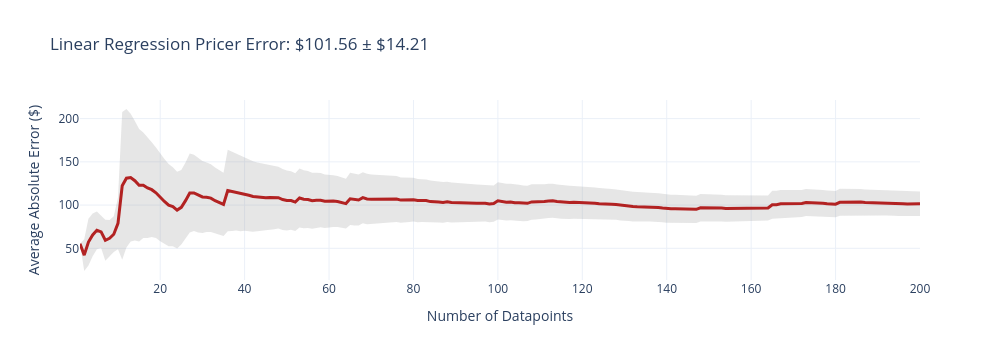
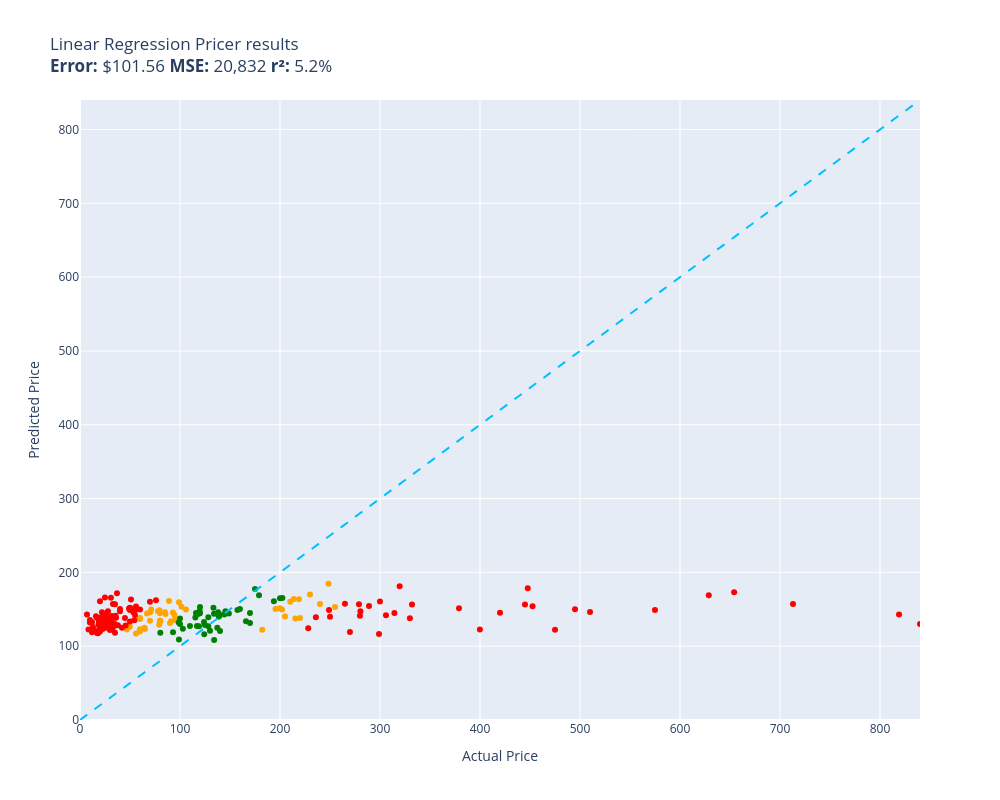

Notebook source saved alongside these figures, in order:
### Code cell
Tester.evaluate(linear_regression_pricer, test)

### Figure 1 — Plotly figure (JSON) as saved in the notebook; plotly's stock layout.template omitted (floating-point values rounded to 4 significant figures; data arrays with more than 128 entries replaced by an {"elided": "..."} marker saying what was removed)
{"data": [{"fill": "toself", "fillcolor": "rgba(128,128,128,0.2)", "hoverinfo": "skip", "line": {"color": "rgba(255,255,255,0)"}, "name": "95% CI", "showlegend": false, "type": "scatter", "x": {"elided": "400 int values"}, "y": {"elided": "400 float values"}}, {"customdata": {"elided": "200x1 float values"}, "hovertemplate": "n=%{x}<br>Avg Error=$%{y:,.2f}<br>±95% CI=$%{customdata[0]:,.2f}<extra></extra>", "line": {"color": "firebrick", "width": 3}, "mode": "lines", "name": "Cumulative Avg Error", "type": "scatter", "x": {"elided": "200 int values"}, "y": {"elided": "200 float values"}}], "layout": {"height": 360, "showlegend": false, "title": {"text": "Linear Regression Pricer Error: $101.56 ± $14.21"}, "width": 1000, "xaxis": {"title": {"text": "Number of Datapoints"}}, "yaxis": {"title": {"text": "Average Absolute Error ($)"}}}}

### Figure 2 — Plotly figure (JSON) as saved in the notebook; plotly's stock layout.template omitted (floating-point values rounded to 4 significant figures)
{"data": [{"customdata": [["Old Blood Noise Excess V2 Distortion Cho...\nGuess=$163.63 Actual=$219.00"], ["RBC12-UPC Replacement Battery Cartridge ...\nGuess=$170.12 Actual=$229.99"], ["ACDelco GM Original Equipment FW339 Fron...\nGuess=$137.41 Actual=$215.33"], ["Panasonic KX-TG6511B DECT 6.0 PLUS Expan...\nGuess=$128.97 Actual=$79.20"], ["GJY Portable TV,10.6 inch Mini TV for AT...\nGuess=$148.61 Actual=$79.36"], ["APS iBoard 6-inch Aluminum (Black Powder...\nGuess=$160.32 Actual=$210.23"], ["HK SYSTEMS 13\" Heavy Duty Black \"Push\" O...\nGuess=$145.83 Actual=$84.95"], ["Clementoni 39132.5 Jigsaw Puzzle 1,000 P...\nGuess=$134.46 Actual=$79.95"], ["Deco Mount Pro Tripod Microphone Stand w...\nGuess=$136.84 Actual=$59.95"], ["Evergreen HSHB2005 Cylinder Head Gasket ...\nGuess=$137.74 Actual=$59.69"], ["Travelpro Platinum Elite Slim Business L...\nGuess=$163.88 Actual=$213.83"], ["JRready ST6313 DT Deutsch Connector Kit,...\nGuess=$151.35 Actual=$199.68"], ["15\" Locking Shower Head Extension Arm in...\nGuess=$134.49 Actual=$79.95"], ["Tidal Front + Rear Fender Flares 4PC Poc...\nGuess=$153.18 Actual=$254.99"], ["Dakota Alert MURS Alert Probe Sensor - M...\nGuess=$138.24 Actual=$219.99"], ["AUTOFREE LED Tail Lights Assembly Compat...\nGuess=$149.72 Actual=$201.99"], ["Webcem Solar Shed Light Outdoor Indoor, ...\nGuess=$147.22 Actual=$77.96"], ["Festool 492370 Platin 2 S1000 Grit 6-Inc...\nGuess=$133.73 Actual=$91.00"], ["DIMARZIO 204284 DP 163FBK Blues Bucker G...\nGuess=$131.38 Actual=$89.99"], ["VLAND LED Smoked Taillights Compatible F...\nGuess=$156.99 Actual=$239.99"], ["LEGO Marvel Avengers War Machine Buster ...\nGuess=$122.87 Actual=$59.95"], ["ANZO USA 111207 GMC SIERRA 99-06 / YUKON...\nGuess=$122.29 Actual=$182.28"], ["Trim Kit for 2-handle Shower & Tub Valve...\nGuess=$135.85 Actual=$94.99"], ["MXR Carbon Copy Deluxe Analog Delay Guit...\nGuess=$150.38 Actual=$195.50"], ["CradlePoint Compact Broadband Router (CB...\nGuess=$161.10 Actual=$89.00"], ["Pyle Wireless Rear View Backup Camera - ...\nGuess=$146.30 Actual=$70.45"], ["Hp Pavilion P7-1257c Motherboard Aahd3-h...\nGuess=$119.87 Actual=$59.86"], ["Auertech Portable Washing Machine, 14lbs...\nGuess=$159.51 Actual=$98.99"], ["Amana Tool - SC587 Carbide Tipped 3-Wing...\nGuess=$149.72 Actual=$71.23"], ["ECCPP Power Steering Pump for 2009-2010 ...\nGuess=$143.66 Actual=$85.48"], ["UPR Mach 1 Chin Spoiler Fits 94-98 Musta...\nGuess=$123.35 Actual=$64.99"], ["SP Air Corporation SP-8102BU 1/4-Inch He...\nGuess=$140.37 Actual=$204.99"], ["Skullcandy Hesh Evo Bluetooth Headphones...\nGuess=$134.58 Actual=$69.99"], ["LCD Screen for Dell Inspiron 17R 17.3\" H...\nGuess=$124.93 Actual=$64.37"], ["Diversitech UC2436-3 Ultralite Condenser...\nGuess=$134.12 Actual=$80.39"], ["KUNFINE Android Radio CarPlay & Android ...\nGuess=$149.56 Actual=$106.00"], ["KYX Racing Hardened Steel Center Drive S...\nGuess=$122.51 Actual=$46.99"], ["OEM Samsung Remote Control Shipped with ...\nGuess=$117.11 Actual=$56.00"], ["Custom Engagement Logo Desk Embosser Sea...\nGuess=$126.22 Actual=$49.95"], ["DuraGo BR5330 Front Vented Disc Brake Ro...\nGuess=$153.49 Actual=$101.51"], ["Intex River Run Connect Lounge (Four)\nGuess=$142.32 Actual=$94.49"], ["Blanco 230966 Valea Stainless Steel Sink...\nGuess=$145.67 Actual=$92.88"], ["PowerSport Front Rear Brakes and Rotors ...\nGuess=$184.71 Actual=$248.51"], ["KZ ZS10 Pro in Ear Monitor Headphone KZ ...\nGuess=$144.25 Actual=$66.99"], ["Fender Hendrix Voodoo Child Coiled Instr...\nGuess=$138.18 Actual=$59.99"], ["MonMount Triple Monitor Stand Freestandi...\nGuess=$144.79 Actual=$79.99"]], "hovertemplate": "%{customdata[0]}<extra></extra>", "legendgroup": "orange", "marker": {"color": "orange", "size": 6, "symbol": "circle"}, "mode": "markers", "name": "orange", "orientation": "v", "showlegend": true, "type": "scatter", "x": [219.0, 230.0, 215.3, 79.2, 79.36, 210.2, 84.95, 79.95, 59.95, 59.69, 213.8, 199.7, 79.95, 255.0, 220.0, 202.0, 77.96, 91.0, 89.99, 240.0, 59.95, 182.3, 94.99, 195.5, 89.0, 70.45, 59.86, 98.99, 71.23, 85.48, 64.99, 205.0, 69.99, 64.37, 80.39, 106.0, 46.99, 56.0, 49.95, 101.5, 94.49, 92.88, 248.5, 66.99, 59.99, 79.99], "xaxis": "x", "y": [163.6, 170.1, 137.4, 129.0, 148.6, 160.3, 145.8, 134.5, 136.8, 137.7, 163.9, 151.3, 134.5, 153.2, 138.2, 149.7, 147.2, 133.7, 131.4, 157.0, 122.9, 122.3, 135.9, 150.4, 161.1, 146.3, 119.9, 159.5, 149.7, 143.7, 123.4, 140.4, 134.6, 124.9, 134.1, 149.6, 122.5, 117.1, 126.2, 153.5, 142.3, 145.7, 184.7, 144.2, 138.2, 144.8], "yaxis": "y"}, {"customdata": [["telpo Headlight Assembly Fit For 15 Camr...\nGuess=$144.89 Actual=$115.99"], ["SuppliesOutlet Compatible Toner Cartridg...\nGuess=$142.91 Actual=$144.29"], ["PEMP E65 E66 CDC Simulate Optical Fiber ...\nGuess=$127.08 Actual=$119.00"], ["Intermatic PX300 12V 300W Transformer wi...\nGuess=$143.91 Actual=$134.00"], ["CORSAIR Dominator Platinum RGB 32GB (2x1...\nGuess=$132.79 Actual=$124.00"], ["SKB iSeries 3i-13096-6KP Case for BlackM...\nGuess=$177.32 Actual=$174.99"], ["Aolemi Oil Rubbed Bronze Single Function...\nGuess=$132.24 Actual=$98.65"], ["GanFindX Portable Car Hand Controls for ...\nGuess=$150.29 Actual=$159.90"], ["KOMPUTERBAY 4GB 2X 2GB DDR2 1066MHz PC2-...\nGuess=$118.34 Actual=$80.34"], ["Scranton & Co 3 Drawer Mobile File Cabin...\nGuess=$138.86 Actual=$115.35"], ["Wenger City Upgrade Laptop Backpack with...\nGuess=$147.25 Actual=$145.42"], ["3D Tree Hole Branches 075 Stair Risers D...\nGuess=$121.04 Actual=$129.99"], ["Fjallraven, Kanken Laptop 15\" Backpack f...\nGuess=$148.00 Actual=$119.65"], ["Diversitech WG840585 Motor, (Ddb) 1/3Hp,...\nGuess=$108.44 Actual=$134.12"], ["Evan-Fischer Front Bumper Cover Compatib...\nGuess=$165.21 Actual=$202.38"], ["Western Digital Enterprise RE4-GP 2TB SA...\nGuess=$127.41 Actual=$109.95"], ["PM Auto Front Right Quick Complete Strut...\nGuess=$128.69 Actual=$124.94"], ["Dell Optiplex 390 Desktop Computer i3 3....\nGuess=$116.10 Actual=$124.27"], ["Pidoko Kids Train Table, Grey with 90 Pc...\nGuess=$144.65 Actual=$119.97"], ["Marvel Legends Series X-Men 6-Inch Archa...\nGuess=$109.17 Actual=$98.95"], ["EMART Photography C Stand with Boom Arm,...\nGuess=$152.96 Actual=$119.99"], ["Grey Pneumatic 1311SD Impact Socket Set\nGuess=$148.88 Actual=$157.43"], ["4LT LUMINETTE Vanity Opal GLS BSN\nGuess=$137.47 Actual=$99.99"], ["4pc Wheel Spacers Adapters 4\" (2inch Per...\nGuess=$127.50 Actual=$116.95"], ["Urth 62mm UV, Circular Polarizing (CPL),...\nGuess=$143.60 Actual=$139.00"], ["LSI Broadcom SAS 9300-8i 8-port 12Gb/s S...\nGuess=$143.48 Actual=$118.00"], ["DuraGo 29515020 Front Hub Assembly\nGuess=$139.26 Actual=$128.34"], ["Ibanez M510OVS Acoustic Mandolin in Vint...\nGuess=$131.52 Actual=$169.99"], ["GENUINE VOLVO THERMOSTAT (3.0, 3.2) S60 ...\nGuess=$123.49 Actual=$102.85"], ["Cardone 84-58642 New HEI Electronic Dist...\nGuess=$133.68 Actual=$165.99"], ["Universal Power Group 12V 100Ah Sealed L...\nGuess=$164.96 Actual=$199.99"], ["18 Inch White Undermount Kitchen Sink - ...\nGuess=$168.94 Actual=$179.00"], ["New Replacement seat cover fits Yamaha M...\nGuess=$140.50 Actual=$138.95"], ["Evan Fischer Radiator Cooling Fan Assemb...\nGuess=$124.99 Actual=$137.34"], ["ROHL WSGUM3018WH Wire Sink Grids, White\nGuess=$126.94 Actual=$128.28"], ["ASUS VY279HE-W 27” 1080P Monitor - White...\nGuess=$145.90 Actual=$138.10"], ["4 Inches Rolled Muffler Tip Catback Exha...\nGuess=$160.77 Actual=$193.88"], ["StonKraft Brass Chess Board Game Set wit...\nGuess=$120.75 Actual=$140.00"], ["Vinyl Soft Top Roll-up Adjustable Truck ...\nGuess=$144.43 Actual=$148.88"], ["Samsung DA97-07603B Freezer Ice Maker As...\nGuess=$118.98 Actual=$93.02"], ["Targus CityGear Durable Backpack, Black,...\nGuess=$152.08 Actual=$133.43"], ["Garmin 010-12402-10 GT15M-TM Transom-Mou...\nGuess=$140.21 Actual=$138.74"], ["Fitness Center Gym Room Weight Train Dua...\nGuess=$130.08 Actual=$99.99"], ["Xiaomi Redmi 10 2022 NFC 4G LTE (128GB +...\nGuess=$145.13 Actual=$169.99"]], "hovertemplate": "%{customdata[0]}<extra></extra>", "legendgroup": "green", "marker": {"color": "green", "size": 6, "symbol": "circle"}, "mode": "markers", "name": "green", "orientation": "v", "showlegend": true, "type": "scatter", "x": [116.0, 144.3, 119.0, 134.0, 124.0, 175.0, 98.65, 159.9, 80.34, 115.3, 145.4, 130.0, 119.7, 134.1, 202.4, 110.0, 124.9, 124.3, 120.0, 98.95, 120.0, 157.4, 99.99, 117.0, 139.0, 118.0, 128.3, 170.0, 102.8, 166.0, 200.0, 179.0, 138.9, 137.3, 128.3, 138.1, 193.9, 140.0, 148.9, 93.02, 133.4, 138.7, 99.99, 170.0], "xaxis": "x", "y": [144.9, 142.9, 127.1, 143.9, 132.8, 177.3, 132.2, 150.3, 118.3, 138.9, 147.3, 121.0, 148.0, 108.4, 165.2, 127.4, 128.7, 116.1, 144.7, 109.2, 153.0, 148.9, 137.5, 127.5, 143.6, 143.5, 139.3, 131.5, 123.5, 133.7, 165.0, 168.9, 140.5, 125.0, 126.9, 145.9, 160.8, 120.7, 144.4, 119.0, 152.1, 140.2, 130.1, 145.1], "yaxis": "y"}, {"customdata": [["NewPower99 Battery Kit for Samsung Galax...\nGuess=$142.40 Actual=$54.95"], ["EXMAX NG-10X Fresnel Lens Focusing Adapt...\nGuess=$160.28 Actual=$69.98"], ["Stand for Raven Pro Document Scanner - P...\nGuess=$122.01 Actual=$29.85"], ["8544771 Dryer Heating Element, 279816 Th...\nGuess=$139.34 Actual=$35.74"], ["Pump Head TBVECHI 175PSI 4KW 5.5HP 21CFM...\nGuess=$137.83 Actual=$329.90"], ["Bam France 2002XL Contoured Hightech Bla...\nGuess=$157.14 Actual=$713.00"], ["Metabo HPT 36V MultiVolt™ Cordless Rotar...\nGuess=$151.30 Actual=$379.00"], ["46mm Digital Pro High-Resolution Close-U...\nGuess=$160.73 Actual=$19.99"], ["Innovative Percussion CB-6 Chamois Bass ...\nGuess=$135.09 Actual=$54.32"], ["LOVE MEI Galaxy S10 Lite Case, Military ...\nGuess=$157.09 Actual=$32.98"], ["LD Products Compatible Toner Cartridge R...\nGuess=$133.29 Actual=$49.98"], ["Bam Trekking 3027SB Single Black Clarine...\nGuess=$156.60 Actual=$332.00"], ["DEWALT 20V MAX* XR Impact Driver with Bl...\nGuess=$154.11 Actual=$452.53"], ["Mini PC, Kinupute Desktop Computer E3-12...\nGuess=$149.89 Actual=$495.00"], ["June Garden 12\" Sweet Dolly Charlotte - ...\nGuess=$134.12 Actual=$19.99"], ["10GBase-LR SFP+ Transceiver, Handar 10GB...\nGuess=$119.80 Actual=$19.99"], ["Canon EOS Rebel T7 Digital SLR Camera wi...\nGuess=$142.77 Actual=$819.00"], ["Task T24287 Roman Ogee Router Bit with 1...\nGuess=$149.42 Actual=$55.88"], ["Southwire 120V/15A Right Angle User Atta...\nGuess=$128.27 Actual=$37.87"], ["Mylites+ Standard Comic Book Mylar Sleev...\nGuess=$118.28 Actual=$34.99"], ["DALDED LED Light Kit for Lego Sonic Gree...\nGuess=$143.87 Actual=$24.99"], ["152MM Hole Saws M42 Bi-Metal High Speed ...\nGuess=$117.58 Actual=$17.99"], ["Baseball Backpacks Large 18 Inch Bookbag...\nGuess=$137.70 Actual=$31.77"], ["Adams Check Payment and Deposit Register...\nGuess=$141.39 Actual=$35.49"], ["KOHLER 18865-CP Filtered Water Faucet, P...\nGuess=$122.23 Actual=$475.00"], ["Projector, CRAZVIEW Projector with WiFi ...\nGuess=$145.83 Actual=$53.40"], ["Retevis RT68 Soft Earhook Walkie Talkie ...\nGuess=$143.00 Actual=$6.99"], ["MC: Pindicator (Dual Intensity Amber)\nGuess=$150.24 Actual=$40.00"], ["Laisomeke Waterproof Junction Box, Unive...\nGuess=$132.89 Actual=$11.99"], ["Sumerain S1339CM Double Handle Widesprea...\nGuess=$139.36 Actual=$235.86"], ["Poison Spyder 10-08-020 Rocker Knocker\nGuess=$169.08 Actual=$628.76"], ["Lighted Triangle Mirror Cabinet Bathroom...\nGuess=$156.57 Actual=$445.00"], ["BESTILL Wall Mounted Shower Faucet Set, ...\nGuess=$162.39 Actual=$76.00"], ["Tablet PC Cover Compatible with Lenovo T...\nGuess=$140.78 Actual=$31.61"], ["Miyaya@ Funny Animal Masks Collection fo...\nGuess=$117.83 Actual=$16.99"], ["Trail Gear Twin Stick Kit for Top Shift ...\nGuess=$141.11 Actual=$279.92"], ["Engine Thermostat, Replace 19301-PAA-306...\nGuess=$131.96 Actual=$18.89"], ["Ultra Duster Canned Air Net 10 Oz 6-Pack\nGuess=$148.88 Actual=$49.90"], ["Beck/Arnley 0421945 Air Filter\nGuess=$138.44 Actual=$35.87"], ["IQShield Screen Protector Compatible wit...\nGuess=$132.12 Actual=$9.95"], ["Liberty Imports 12 Pack: US Military Toy...\nGuess=$138.67 Actual=$16.98"], ["Neporal Full Spectrum Light Bulb, 6000K ...\nGuess=$129.53 Actual=$18.59"], ["Satco S9596, 4 Count (Pack of 1), 4.18\nGuess=$118.75 Actual=$12.00"], ["Ceramic Talavera Mexican Tile 4x4\", 9 Pi...\nGuess=$128.45 Actual=$29.95"], ["Intrepid International Dressage Letters-...\nGuess=$134.94 Actual=$26.99"], ["Kingston Brass KS269SN Kingston Clawfoot...\nGuess=$141.99 Actual=$305.99"], ["KOHLER K-1185540-CP Assembly-Slider\nGuess=$128.14 Actual=$45.67"], ["KUNN Small Electrician Tool Pouch Utilit...\nGuess=$131.46 Actual=$21.99"], ["iPhone 12/12 Pro Nicaragua Guardabarranc...\nGuess=$121.39 Actual=$19.97"], ["Replacement Remote Control for PANASONIC...\nGuess=$129.02 Actual=$34.95"], ["KS K-STORM Replacement Silicone Mushroom...\nGuess=$122.49 Actual=$8.50"], ["Pioneer 2AM401-BN Two Handle Kitchen Fau...\nGuess=$124.32 Actual=$228.22"], ["LSSAGOON Backpack for Women Teen Kids Gi...\nGuess=$130.90 Actual=$33.99"], ["Aeromotive 13304 Regulator, X1 Adjustabl...\nGuess=$119.31 Actual=$269.95"], ["Walker Exhaust Ultra EPA 16478 Direct Fi...\nGuess=$149.14 Actual=$574.99"], ["GE RPWF SmartWater Comparable Refrigerat...\nGuess=$171.58 Actual=$36.99"], ["MGP Caliper Covers 39011SACURD Red Powde...\nGuess=$148.95 Actual=$249.00"], ["Royal Designs, Inc. Decorative Abundant ...\nGuess=$131.89 Actual=$24.95"], ["Canon Sure Shot 90u 35mm Date Camera\nGuess=$122.48 Actual=$399.89"], ["NewFantasia Replacement Audio Cable with...\nGuess=$132.89 Actual=$31.00"], ["Mikrotik RB3011UIAS-RM RouterBOARD 10xGi...\nGuess=$116.65 Actual=$299.00"], ["MONOCARBON Forged Carbon Fiber Case for ...\nGuess=$149.68 Actual=$59.99"], ["AC Compressor & A/C Kit For BMW 335i 335...\nGuess=$145.10 Actual=$314.41"], ["Wilkinson LOW GAUSS Vintage Tone Strat S...\nGuess=$165.74 Actual=$30.93"], ["Berta (6 Pieces) 1-1/4 inch Overlay, 90 ...\nGuess=$124.49 Actual=$24.66"], ["Chalkboard Name Badges with Magnetic Bac...\nGuess=$138.68 Actual=$19.95"], ["Linkloos Solar Street Lights Outdoor Wat...\nGuess=$153.66 Actual=$55.99"], ["USB Charger, CIVIE High Speed 60W Multip...\nGuess=$140.52 Actual=$15.99"], ["Kastar Battery Pack Replacement for Sony...\nGuess=$128.56 Actual=$19.99"], ["AZX Stylus Pencil for Apple iPad Pro 202...\nGuess=$124.76 Actual=$29.99"], ["Raspberry Pi 3 Model B+ Aluminum Case Me...\nGuess=$121.06 Actual=$14.99"], ["Music Hall pa15.3 MM/MC Phono Preamplifi...\nGuess=$139.81 Actual=$250.00"], ["Lorell Bell Chair Glide, 2.5\", Black\nGuess=$126.40 Actual=$19.50"], ["CTLAMP XL-2100 Professional Quality XL-2...\nGuess=$122.65 Actual=$32.00"], ["200 ' feet True 14 Gauge AWG CCA Speaker...\nGuess=$138.24 Actual=$44.95"], ["Competition Clutch Disc and Pressure Pla...\nGuess=$146.22 Actual=$510.00"], ["APS iBoard (304 Stainless Steel Polished...\nGuess=$157.67 Actual=$264.95"], ["200 Couples Conversation Cards - Enjoy B...\nGuess=$125.29 Actual=$32.97"], ["The Puppet Company - Carpet-Unicorn, Whi...\nGuess=$136.90 Actual=$19.00"], ["Baumgartens Sicurix Blank PVC ID Cards (...\nGuess=$130.06 Actual=$19.11"], ["VIPMOTOZ Sequential Turn Signal Premium ...\nGuess=$156.85 Actual=$278.94"], ["A-Premium Front Suspension Steering Knuc...\nGuess=$151.15 Actual=$48.99"], ["Venom Power Terra Hunter R/T+ R/T All-Te...\nGuess=$181.19 Actual=$319.65"], ["Audio Techinca ATW-T1002 System 10 Handh...\nGuess=$154.49 Actual=$289.00"], ["520 Pieces Christmas Envelope Seal Stick...\nGuess=$141.56 Actual=$25.99"], ["LD Compatible Ink Cartridge Replacement ...\nGuess=$124.99 Actual=$41.99"], ["BestPricedDecals Wine A BIT, You'll Feel...\nGuess=$125.97 Actual=$12.98"], ["Dell XPS 13 9343-2727SLV 13.3\" Full HD S...\nGuess=$130.16 Actual=$839.99"], ["VATOS 4 Packs Bubble Machine Gun for Kid...\nGuess=$142.61 Actual=$22.88"], ["Steering Wheel, Carbon Fiber Automotive ...\nGuess=$178.48 Actual=$447.74"], ["BXYJY for Samsung Galaxy Z Fold 3 Case w...\nGuess=$150.80 Actual=$49.99"], ["VONADO Space Wars Colonial Viper MK1 Bui...\nGuess=$147.39 Actual=$39.99"], ["Replacement Remote Control fit for Sony ...\nGuess=$135.40 Actual=$9.99"], ["Disney Princess Sparkling Princess Sleep...\nGuess=$134.77 Actual=$24.95"], ["sabermaster TCG Playmat yugioh playmat T...\nGuess=$145.85 Actual=$21.99"], ["Pacific Drums PDCM1618TTRB 16 x 18 Inche...\nGuess=$145.37 Actual=$419.99"], ["Star Wars Die-Cast Metal TITANIUM Series...\nGuess=$123.31 Actual=$22.70"], ["Glovion Music Stand Light, Clip On Piano...\nGuess=$147.32 Actual=$27.99"], ["Empava 24\" Single Wall Ovens 10 Cooking ...\nGuess=$173.15 Actual=$654.14"], ["Think Gizmos Build Your Own Robot Toys f...\nGuess=$166.03 Actual=$24.95"], ["HP Laserjet 2100 Laser Printer W/Test Pr...\nGuess=$160.63 Actual=$299.98"], ["Viola Bow 4/4 Full Size Carbon Fiber (Bl...\nGuess=$152.18 Actual=$49.99"], ["VTech Strum and Jam Kidi Musical Guitar ...\nGuess=$137.65 Actual=$21.99"], ["W11130208 W10695459 Refrigerator LED Mod...\nGuess=$129.19 Actual=$26.59"], ["Jada Toys Ryan's World Combo Panda Airli...\nGuess=$128.47 Actual=$34.94"], ["Pyle 2x120 Watt Home Audio Speaker Power...\nGuess=$150.29 Actual=$50.92"], ["STICKGOO Peel and Stick Backsplash for K...\nGuess=$156.72 Actual=$34.99"], ["For Volvo C70 S70 V70 V40 S40 AC Compres...\nGuess=$147.44 Actual=$280.41"], ["Refresh NSF-53 Premium Replacement Refri...\nGuess=$163.30 Actual=$50.99"], ["NICKSTON Red Sparkling Glitter Slim Band...\nGuess=$139.31 Actual=$25.99"]], "hovertemplate": "%{customdata[0]}<extra></extra>", "legendgroup": "red", "marker": {"color": "red", "size": 6, "symbol": "circle"}, "mode": "markers", "name": "red", "orientation": "v", "showlegend": true, "type": "scatter", "x": [54.95, 69.98, 29.85, 35.74, 329.9, 713.0, 379.0, 19.99, 54.32, 32.98, 49.98, 332.0, 452.5, 495.0, 19.99, 19.99, 819.0, 55.88, 37.87, 34.99, 24.99, 17.99, 31.77, 35.49, 475.0, 53.4, 6.99, 40.0, 11.99, 235.9, 628.8, 445.0, 76.0, 31.61, 16.99, 279.9, 18.89, 49.9, 35.87, 9.95, 16.98, 18.59, 12.0, 29.95, 26.99, 306.0, 45.67, 21.99, 19.97, 34.95, 8.5, 228.2, 33.99, 269.9, 575.0, 36.99, 249.0, 24.95, 399.9, 31.0, 299.0, 59.99, 314.4, 30.93, 24.66, 19.95, 55.99, 15.99, 19.99, 29.99, 14.99, 250.0, 19.5, 32.0, 44.95, 510.0, 264.9, 32.97, 19.0, 19.11, 278.9, 48.99, 319.6, 289.0, 25.99, 41.99, 12.98, 840.0, 22.88, 447.7, 49.99, 39.99, 9.99, 24.95, 21.99, 420.0, 22.7, 27.99, 654.1, 24.95, 300.0, 49.99, 21.99, 26.59, 34.94, 50.92, 34.99, 280.4, 50.99, 25.99], "xaxis": "x", "y": [142.4, 160.3, 122.0, 139.3, 137.8, 157.1, 151.3, 160.7, 135.1, 157.1, 133.3, 156.6, 154.1, 149.9, 134.1, 119.8, 142.8, 149.4, 128.3, 118.3, 143.9, 117.6, 137.7, 141.4, 122.2, 145.8, 143.0, 150.2, 132.9, 139.4, 169.1, 156.6, 162.4, 140.8, 117.8, 141.1, 132.0, 148.9, 138.4, 132.1, 138.7, 129.5, 118.8, 128.4, 134.9, 142.0, 128.1, 131.5, 121.4, 129.0, 122.5, 124.3, 130.9, 119.3, 149.1, 171.6, 148.9, 131.9, 122.5, 132.9, 116.6, 149.7, 145.1, 165.7, 124.5, 138.7, 153.7, 140.5, 128.6, 124.8, 121.1, 139.8, 126.4, 122.6, 138.2, 146.2, 157.7, 125.3, 136.9, 130.1, 156.8, 151.2, 181.2, 154.5, 141.6, 125.0, 126.0, 130.2, 142.6, 178.5, 150.8, 147.4, 135.4, 134.8, 145.8, 145.4, 123.3, 147.3, 173.1, 166.0, 160.6, 152.2, 137.7, 129.2, 128.5, 150.3, 156.7, 147.4, 163.3, 139.3], "yaxis": "y"}, {"hoverinfo": "skip", "line": {"color": "deepskyblue", "dash": "dash", "width": 2}, "mode": "lines", "name": "y = x", "showlegend": false, "type": "scatter", "x": [0, 840.0], "y": [0, 840.0]}], "layout": {"height": 800, "legend": {"title": {"text": "color"}, "tracegroupgap": 0}, "showlegend": false, "title": {"text": "Linear Regression Pricer results<br><b>Error:</b> $101.56 <b>MSE:</b> 20,832 <b>r²:</b> 5.2%"}, "width": 1000, "xaxis": {"anchor": "y", "domain": [0, 1], "range": [0, 840.0], "title": {"text": "Actual Price"}}, "yaxis": {"anchor": "x", "domain": [0, 1], "range": [0, 840.0], "title": {"text": "Predicted Price"}}}}
